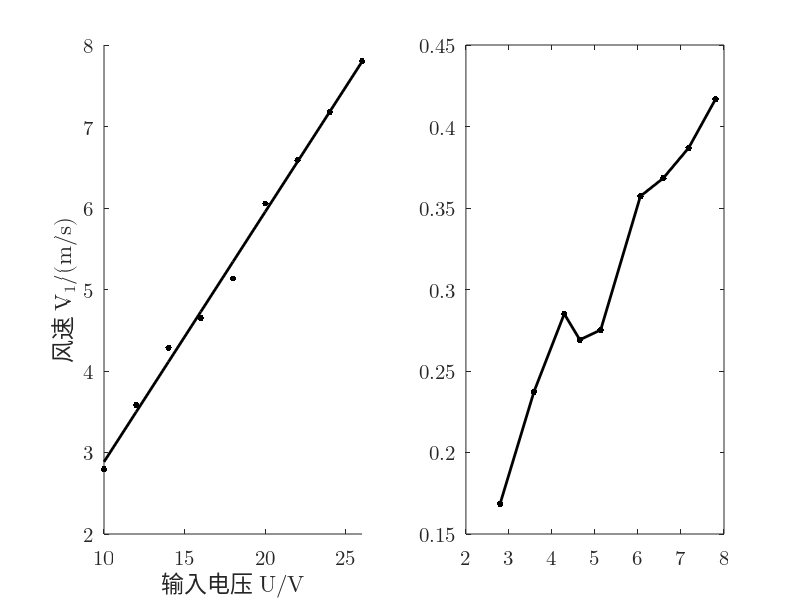

This chart was generated by the following MATLAB code:
u =(10:2:26);
i =[0.065 0.081 0.099 0.117 0.137 0.156 0.177 0.200 0.220];
v1=[2.795 3.582 4.286 4.648 5.133 6.056 6.587 7.180 7.803];
r=0.5*103.84*10^(-3);
s=pi*r*r;
rho=1.185;
p0=u.*i
p1=0.5.*rho.*s.*(v1.^3)
ita=p1./p0

subplot(1, 2, 1);
uv=scatter(u, v1, 200, 'k', '.');
hold on;
set(gca, 'FontName', 'Latin Modern Math', 'FontSize', 15);
xlabel('\fontname{Songti SC}输入电压 \fontname{Latin Modern Math}U/V');
ylabel('\fontname{Songti SC}风速 \fontname{Latin Modern Math}V_1/(m/s)');
xlim([10, 26])

M=[u' ones(9,1)];
k=M\(v1');
v1pre=(M*k)';

plot(u, v1pre, '-k', 'LineWidth', 2);

subplot(1, 2, 2);
plot(v1, ita, '.-k', 'LineWidth', 2, 'MarkerSize', 15);
set(gca, 'FontName', 'Latin Modern Math', 'FontSize', 15);
